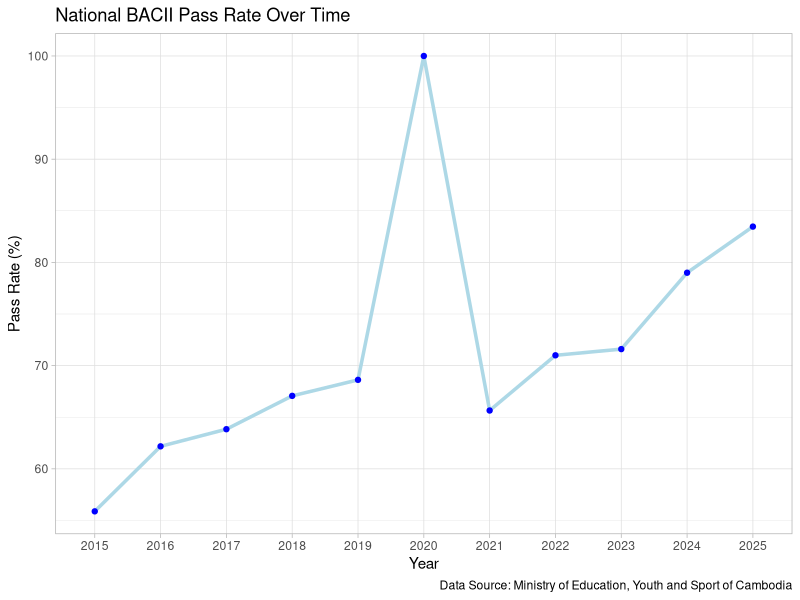
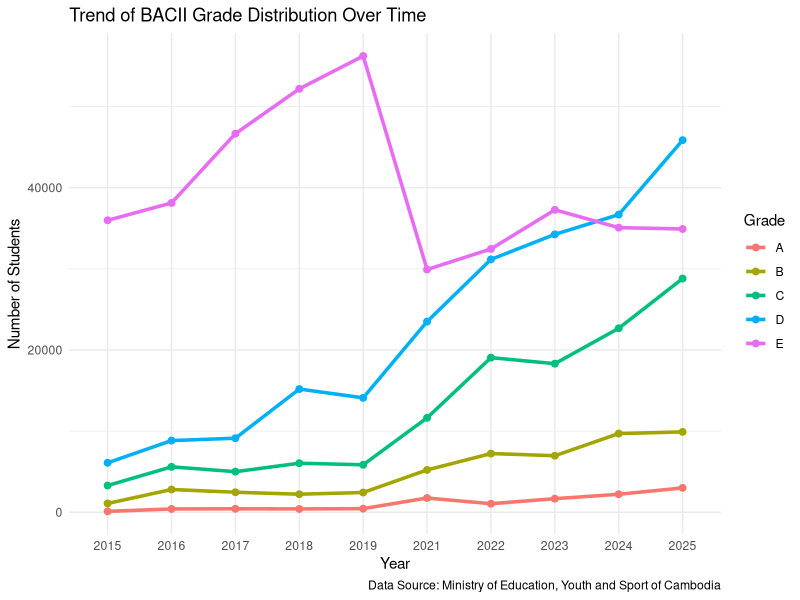
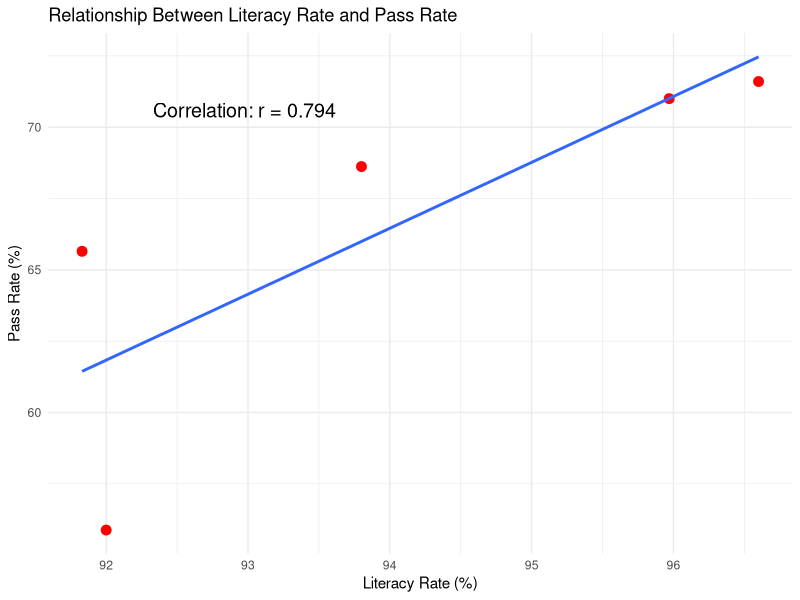

Source code (R) for these figures, in order:
## ---- chunk 1
#| label: "Set up"
#| message: FALSE
#| warning: FALSE

#loaded all needed library
library(dplyr)
library(ggplot2)
library(readr)
library(tidyr)
library(knitr)
## ---- chunk 2
#| message: false
#load file
raw_bacii <- read_csv("data/bacii_result.csv")
lit_neet <- read_csv("data/literacy_neet.csv")

# Convert columns
new_bacii <- raw_bacii |> 
  mutate(
    total_student_registered = parse_number(as.character(total_student_registered)),
    pass_rate = as.numeric(pass_rate)
  )

# Remove youth_neet column if present
new_lit <- lit_neet |> 
  select(-any_of("youth_neet"))

# Merge datasets
combined_data <- full_join(new_bacii, new_lit, by = "year")

# Display combined table
combined_data |> 
  kable(
    col.names = c(
      "Year", "Total registered", "Total pass", "Pass Rate",
      "Grade A", "Grade B", "Grade C", "Grade D", "Grade E",
      "Literacy Rate"
    ),
    caption = "Cambodia National Exam Statistics 2015-2025"
  )

## ---- chunk 3
# Create summary values
summary_values <- combined_data |> 
  summarize(
    mean_pass = mean(pass_rate, na.rm = TRUE),
    mean_literacy = mean(youth_literacy_rate, na.rm = TRUE)
  )

# Build summary table
summary_table <- tibble(
  Statistic = c(
    "Mean Pass Rate (%)",
    "Mean Youth Literacy Rate (%)"
  ),
  Value = c(
    summary_values$mean_pass,
    summary_values$mean_literacy
  )
)

# Display table
kable(
  summary_table,
  col.names = c("Statistic", "Value"),
  caption = "Summary of National Exam Pass Rate and Literacy Statistics (2015–2025)"
)
## ---- chunk 4
#| warning: FALSE
ggplot(combined_data, aes(x = factor(year), y = pass_rate, group = 1)) +
  geom_line(size = 1.2, color = "lightblue") +
  geom_point(color = "blue") +
  labs(
    title = "National BACII Pass Rate Over Time",
    x = "Year",
    y = "Pass Rate (%)", 
    caption = "Data Source: Ministry of Education, Youth and Sport of Cambodia"
  ) +
  theme_light()
## ---- chunk 5
# remove 2020 (no grades)
grade_data <- combined_data |>
  filter(!is.na(grade_a))

grade_data |>
  pivot_longer(cols = starts_with("grade_"),
               names_to = "grade",
               values_to = "count") |>
  ggplot(aes(x = factor(year), y = count, color = grade, group = grade)) +
  geom_line(size = 1.2) +
  geom_point(size = 2) +
  labs(
    title = "Trend of BACII Grade Distribution Over Time",
    x = "Year",
    y = "Number of Students",
    color = "Grade",
    caption = "Data Source: Ministry of Education, Youth and Sport of Cambodia"
  ) +
  scale_color_discrete(
    labels = c(
      "grade_a" = "A",
      "grade_b" = "B",
      "grade_c" = "C",
      "grade_d" = "D",
      "grade_e" = "E"
    )
  ) +
  theme_minimal()
## ---- chunk 6
plot3_data <- grade_data |> 
  filter(!is.na(youth_literacy_rate), !is.na(pass_rate))

# calculate correlation
cor_value <- cor(plot3_data$youth_literacy_rate, plot3_data$pass_rate)

ggplot(plot3_data, aes(x = youth_literacy_rate, y = pass_rate)) +
  geom_point(size = 3, color = "red") +
  geom_smooth(method = "lm", se = FALSE, formula = y ~ x) +
  annotate(
    "text",
    x = min(plot3_data$youth_literacy_rate) + 0.5,   # adjust if needed
    y = max(plot3_data$pass_rate) - 1,
    label = paste("Correlation: r =", round(cor_value, 3)),
    hjust = 0,
    size = 5
  ) +
  labs(
    title = "Relationship Between Literacy Rate and Pass Rate",
    x = "Literacy Rate (%)",
    y = "Pass Rate (%)"
  ) +
  theme_minimal()
